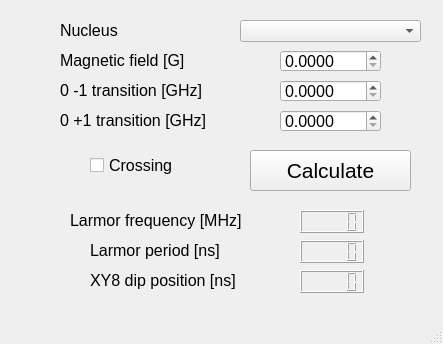
<?xml version="1.0" encoding="UTF-8"?>
<ui version="4.0">
 <class>MainWindow</class>
 <widget class="QMainWindow" name="MainWindow">
  <property name="geometry">
   <rect>
    <x>0</x>
    <y>0</y>
    <width>443</width>
    <height>344</height>
   </rect>
  </property>
  <property name="windowTitle">
   <string>Calculator</string>
  </property>
  <widget class="QWidget" name="centralwidget">
   <widget class="QComboBox" name="comboBox">
    <property name="geometry">
     <rect>
      <x>240</x>
      <y>20</y>
      <width>181</width>
      <height>22</height>
     </rect>
    </property>
   </widget>
   <widget class="QLabel" name="label">
    <property name="geometry">
     <rect>
      <x>60</x>
      <y>20</y>
      <width>71</width>
      <height>21</height>
     </rect>
    </property>
    <property name="font">
     <font>
      <pointsize>12</pointsize>
     </font>
    </property>
    <property name="text">
     <string>Nucleus</string>
    </property>
   </widget>
   <widget class="QLabel" name="label_2">
    <property name="geometry">
     <rect>
      <x>60</x>
      <y>50</y>
      <width>131</width>
      <height>21</height>
     </rect>
    </property>
    <property name="font">
     <font>
      <pointsize>12</pointsize>
     </font>
    </property>
    <property name="text">
     <string>Magnetic field [G]</string>
    </property>
   </widget>
   <widget class="QPushButton" name="CalculateButton">
    <property name="geometry">
     <rect>
      <x>250</x>
      <y>150</y>
      <width>161</width>
      <height>41</height>
     </rect>
    </property>
    <property name="font">
     <font>
      <pointsize>16</pointsize>
     </font>
    </property>
    <property name="text">
     <string>Calculate</string>
    </property>
   </widget>
   <widget class="QDoubleSpinBox" name="magnetic_field">
    <property name="geometry">
     <rect>
      <x>280</x>
      <y>50</y>
      <width>101</width>
      <height>22</height>
     </rect>
    </property>
    <property name="font">
     <font>
      <pointsize>12</pointsize>
     </font>
    </property>
    <property name="decimals">
     <number>4</number>
    </property>
    <property name="maximum">
     <double>10000.000000000000000</double>
    </property>
   </widget>
   <widget class="QLabel" name="label_4">
    <property name="geometry">
     <rect>
      <x>60</x>
      <y>80</y>
      <width>151</width>
      <height>21</height>
     </rect>
    </property>
    <property name="font">
     <font>
      <pointsize>12</pointsize>
     </font>
    </property>
    <property name="text">
     <string>0 -1 transition [GHz]</string>
    </property>
   </widget>
   <widget class="QDoubleSpinBox" name="lower_transition">
    <property name="geometry">
     <rect>
      <x>280</x>
      <y>80</y>
      <width>101</width>
      <height>22</height>
     </rect>
    </property>
    <property name="font">
     <font>
      <pointsize>12</pointsize>
     </font>
    </property>
    <property name="decimals">
     <number>4</number>
    </property>
    <property name="singleStep">
     <double>0.000100000000000</double>
    </property>
   </widget>
   <widget class="QLabel" name="label_5">
    <property name="geometry">
     <rect>
      <x>70</x>
      <y>210</y>
      <width>181</width>
      <height>21</height>
     </rect>
    </property>
    <property name="font">
     <font>
      <pointsize>12</pointsize>
     </font>
    </property>
    <property name="text">
     <string>Larmor frequency [MHz]</string>
    </property>
   </widget>
   <widget class="QLCDNumber" name="larmor_frequency">
    <property name="geometry">
     <rect>
      <x>300</x>
      <y>210</y>
      <width>64</width>
      <height>23</height>
     </rect>
    </property>
    <property name="value" stdset="0">
     <double>0.000000000000000</double>
    </property>
    <property name="intValue" stdset="0">
     <number>0</number>
    </property>
   </widget>
   <widget class="QLabel" name="label_6">
    <property name="geometry">
     <rect>
      <x>90</x>
      <y>240</y>
      <width>151</width>
      <height>21</height>
     </rect>
    </property>
    <property name="font">
     <font>
      <pointsize>12</pointsize>
     </font>
    </property>
    <property name="text">
     <string>Larmor period [ns]</string>
    </property>
   </widget>
   <widget class="QLabel" name="label_7">
    <property name="geometry">
     <rect>
      <x>90</x>
      <y>270</y>
      <width>151</width>
      <height>21</height>
     </rect>
    </property>
    <property name="font">
     <font>
      <pointsize>12</pointsize>
     </font>
    </property>
    <property name="text">
     <string>XY8 dip position [ns]</string>
    </property>
   </widget>
   <widget class="QLCDNumber" name="dip_position">
    <property name="geometry">
     <rect>
      <x>300</x>
      <y>270</y>
      <width>64</width>
      <height>23</height>
     </rect>
    </property>
    <property name="value" stdset="0">
     <double>0.000000000000000</double>
    </property>
    <property name="intValue" stdset="0">
     <number>0</number>
    </property>
   </widget>
   <widget class="QLCDNumber" name="larmor_period">
    <property name="geometry">
     <rect>
      <x>300</x>
      <y>240</y>
      <width>64</width>
      <height>23</height>
     </rect>
    </property>
    <property name="value" stdset="0">
     <double>0.000000000000000</double>
    </property>
    <property name="intValue" stdset="0">
     <number>0</number>
    </property>
   </widget>
   <widget class="QLabel" name="label_9">
    <property name="geometry">
     <rect>
      <x>60</x>
      <y>110</y>
      <width>151</width>
      <height>21</height>
     </rect>
    </property>
    <property name="font">
     <font>
      <pointsize>12</pointsize>
     </font>
    </property>
    <property name="text">
     <string>0 +1 transition [GHz]</string>
    </property>
   </widget>
   <widget class="QDoubleSpinBox" name="upper_transition">
    <property name="geometry">
     <rect>
      <x>280</x>
      <y>110</y>
      <width>101</width>
      <height>22</height>
     </rect>
    </property>
    <property name="font">
     <font>
      <pointsize>12</pointsize>
     </font>
    </property>
    <property name="decimals">
     <number>4</number>
    </property>
    <property name="singleStep">
     <double>0.000100000000000</double>
    </property>
   </widget>
   <widget class="QCheckBox" name="checkBox">
    <property name="geometry">
     <rect>
      <x>90</x>
      <y>150</y>
      <width>101</width>
      <height>31</height>
     </rect>
    </property>
    <property name="font">
     <font>
      <pointsize>12</pointsize>
     </font>
    </property>
    <property name="text">
     <string>Crossing</string>
    </property>
   </widget>
  </widget>
  <widget class="QMenuBar" name="menubar">
   <property name="geometry">
    <rect>
     <x>0</x>
     <y>0</y>
     <width>443</width>
     <height>21</height>
    </rect>
   </property>
  </widget>
  <widget class="QStatusBar" name="statusbar"/>
 </widget>
 <resources/>
 <connections/>
</ui>
